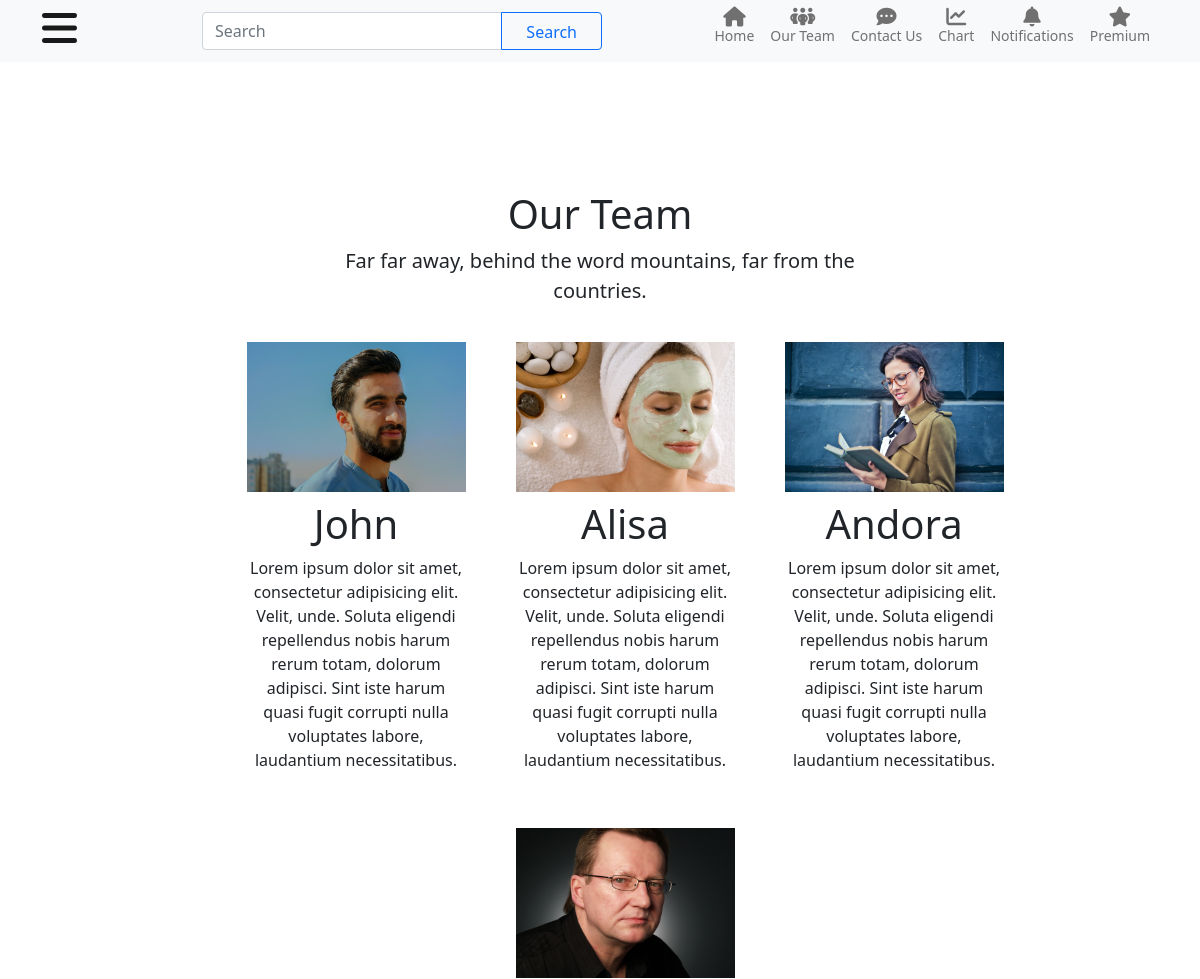
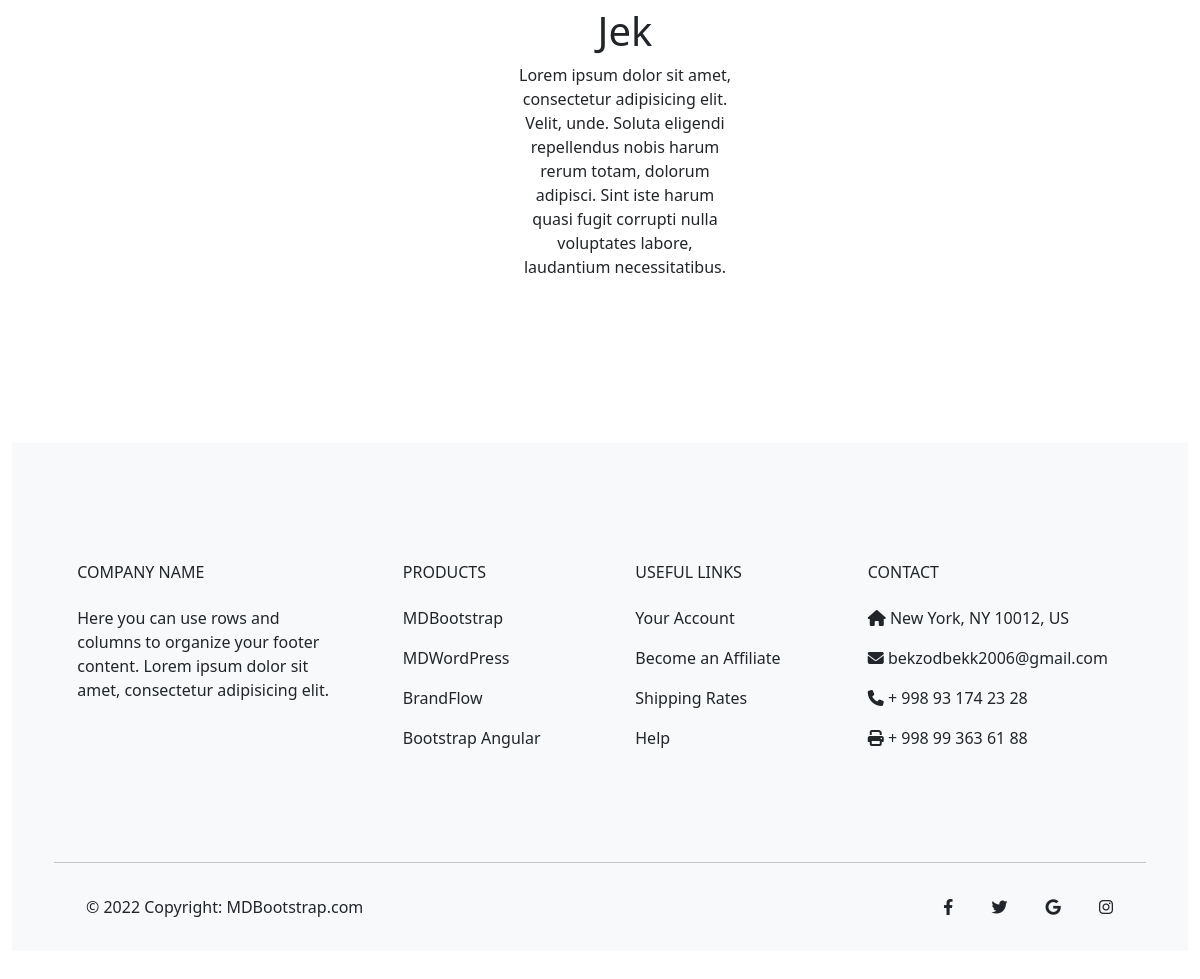
Page /team/ on the committed database (2 pictures, top to bottom).
### website/models.py (models this page shows, shortened)
class Team(models.Model):
    img = models.ImageField()
    Name = models.CharField(max_length=15)
    Aboute = models.TextField(max_length=700)

### website/views.py (the view)
# urls.py: path("team/", team, name="team"),
def team(request):
    fun = Team.objects.all()
    context = {
        "base":fun
    }
    return render(request, "team/team.html", context)

### templates/team/team.html (shortened to what this page needs)
{% extends 'home.html' %}
{% block content %}
{% load static %}
<section  class="fdb-block team-1 mt-5 mb-5">
  <div class="container w-75  ">
    <div class="row text-center justify-content-center">
      <div class="col-8">
        <h1>Our Team</h1>
        <p class="lead">Far far away, behind the word mountains, far from the countries.</p>
      </div>
    </div>
    <div class="d-flex flex-wrap" id="center">
    {% for y in base %}
      <div class=" text-center w-25 " id="team">
        <img src="{{ y.img.url }}" alt="error" width="100%" height="150">
        <h1 class="mt-2 mb-2">{{ y.Name }}</h1>
        <p>{{ y.Aboute }}</p>
      </div>
    {% endfor %}
  </div>
  </div>
</section>
{% endblock content %}

### templates/home.html (shortened to what this page needs)
{% load static %}
<!DOCTYPE html>
<html lang="en">
<head>
    <link rel="stylesheet" href="{% static 'css/home.css' %}">
    <link rel="stylesheet" href="{% static 'css/style.css' %}">
    <link href="https://cdn.jsdelivr.net/npm/bootstrap@5.0.2/dist/css/bootstrap.min.css" rel="stylesheet">
    <link rel="stylesheet" href="https://cdnjs.cloudflare.com/ajax/libs/font-awesome/6.1.1/css/all.min.css">
    <link href="https://cdn.jsdelivr.net/npm/bootstrap-icons@1.5.0/font/bootstrap-icons.css" rel="stylesheet" />
</head>
<body>
    {% include 'basic/navbar.html' %}
        {% block content %}{% endblock content %}
    {% include 'basic/footer.html' %}
</body>
</html>

### templates/basic/navbar.html (shortened to what this page needs)
<nav class="navbar navbar-expand-lg navbar-light bg-light container-fluid" id="nav">
  <div class="container">
    <a class="navbar-brand" id="menu-icon"><i class="fa-solid fa-bars fa-2x"></i></a>
    <form class="input-group" style="width: 400px" id="nav-form">
      <input type="search" class="form-control" placeholder="Search" aria-label="Search" />
      <button class="btn btn-outline-primary" type="button" data-mdb-ripple-color="dark"
        style="padding: 0.45rem 1.5rem 0.35rem">
        Search
      </button>
    </form>
    <div class="collapse navbar-collapse" id="navbarSupportedContent">
      <ul class="navbar-nav ms-auto mb-2 mb-lg-0">
        <li class="nav-item">
          <a class="nav-link d-flex flex-column text-center" aria-current="page" href="{% url 'app:home' %}"><i
              class="fas fa-home fa-lg mb-2"></i><span class="small">Home</span></a>
        </li>
        <li class="nav-item">
          <a class="nav-link d-flex flex-column text-center" aria-current="page" href="{% url 'app:team' %}"><i
              class="fa-solid fa-people-group fa-lg mb-2"></i><span class="small">Our Team</span></a>
        </li>
        <li class="nav-item">
          <a class="nav-link d-flex flex-column text-center" aria-current="page" href="{% url 'app:contact' %}"><i
              class="fas fa-comment-dots fa-lg mb-2"></i><span class="small">Contact Us</span></a>
        </li>
        <li class="nav-item">
          <a class="nav-link d-flex flex-column text-center" aria-current="page" href="{% url 'app:chart' %}"><i
              class="fa-solid fa-chart-line fa-lg mb-2"></i><span class="small">Chart</span></a>
        </li>
        <li class="nav-item">
          <a class="nav-link d-flex flex-column text-center" aria-current="page" href="{% url 'app:notifactions' %}"><i
              class="fas fa-bell fa-lg mb-2"></i><span class="small">Notifications</span></a>
        </li>
        <li class="nav-item">
          <a class="nav-link d-flex flex-column text-center" aria-current="page" href="{% url 'app:premium' %}"><i
              class="fa-solid fa-star fa-lg mb-2"></i><span class="small">Premium</span></a>
        </li>
      </ul>
    </div>
  </div>
</nav>

### templates/basic/footer.html (shortened to what this page needs)
<div class="container-fluid my-5">
  <footer class="text-center text-lg-start text-dark bg-light">
    <div class="container p-4 pb-0">
      <section class="">
        <div class="row">
          <div class="col-md-3 col-lg-3 col-xl-3 mx-auto mt-3">
            <h6 class="text-uppercase mb-4 font-weight-bold">
              Company name
            </h6>
            <p>
              Here you can use rows and columns to organize your footer
              content. Lorem ipsum dolor sit amet, consectetur adipisicing
              elit.
            </p>
          </div>
          <div class="col-md-2 col-lg-2 col-xl-2 mx-auto mt-3 ">
            <h6 class="text-uppercase mb-4 font-weight-bold">Products</h6>
            <p>
              <a href="#" class="text-dark">MDBootstrap</a>
            </p>
            <p>
              <a href="#" class="text-dark">MDWordPress</a>
            </p>
            <p>
              <a href="#" class="text-dark">BrandFlow</a>
            </p>
            <p>
              <a href="#" class="text-dark">Bootstrap Angular</a>
            </p>
          </div>
          <div class="col-md-3 col-lg-2 col-xl-2 mx-auto mt-3">
            <h6 class="text-uppercase mb-4 font-weight-bold">
              Useful links
            </h6>
            <p>
              <a href="#" class="text-dark">Your Account</a>
            </p>
            <p>
              <a href="#" class="text-dark">Become an Affiliate</a>
            </p>
            <p>
              <a href="#" class="text-dark">Shipping Rates</a>
            </p>
            <p>
              <a href="#" class="text-dark">Help</a>
            </p>
          </div>
          <div class="col-md-4 col-lg-3 col-xl-3 mx-auto mt-3">
            <h6 class="text-uppercase mb-4 font-weight-bold">Contact</h6>
            <p><i class="fas fa-home mr-3"></i> New York, NY 10012, US</p>
            <p><i class="fas fa-envelope mr-3"></i> bekzodbekk2006@gmail.com</p>
            <p><i class="fas fa-phone mr-3"></i> + 998 93 174 23 28</p>
            <p><i class="fas fa-print mr-3"></i> + 998 99 363 61 88</p>
          </div>
        </div>
      </section>
      <hr class="my-3">
      <section class="p-3 pt-0">
        <div class="row d-flex align-items-center">
          <div class="col-md-7 col-lg-8 text-center text-md-start">
            <div class="p-3">
              © 2022 Copyright:
              <a class="text-dark" href="https://mdbootstrap.com/">MDBootstrap.com</a>
            </div>
          </div>
          <div class="col-md-5 col-lg-4 ml-lg-0 text-center text-md-end">
            <a href="https://fb.com" class="btn btn-outline btn-floating m-1" class="text-dark" role="button"><i
                class="fab fa-facebook-f"></i></a>
            <a href="https://twitter.com/webdev06" class="btn btn-outline btn-floating m-1" class="text-dark"
              role="button"><i class="fab fa-twitter"></i></a>
            <a href="https://ru.wikipedia.org/wiki/Google_(%D0%BA%D0%BE%D0%BC%D0%BF%D0%B0%D0%BD%D0%B8%D1%8F)"
              class="btn btn-outline btn-floating m-1" class="text-dark" role="button"><i class="fab fa-google"></i></a>
            <a href="https://instagram.com/webdev06" class="btn btn-outline btn-floating m-1" class="text-dark"
              role="button"><i class="fab fa-instagram"></i></a>
          </div>
        </div>
      </section>
    </div>
  </footer>
</div>

### static/css/style.css (style rules this page uses)
* { margin: 0; padding: 0; box-sizing: border-box; }
body { font-family: sans-serif; }
.navbar-brand { font-size: unset; height: 3.5rem; }
#center { justify-content: center; }
#team { margin-top: 20px; margin-bottom: 20px; margin-left: 50px; }
#nav { position: relative; }
#nav-form { position: relative; left: 160px; }
#menu-icon { position: absolute; }

### rows in the picture
Team: img (picture), Name "John", Aboute "Lorem ipsum dolor sit amet, consectetur adipisicing elit. Velit, unde. Soluta eligendi repellendus nobis harum rerum totam, dolorum adipisci. Sint iste harum quasi fugit corrupti nulla voluptates labore, laudantium necessitatibus."
Team: img (picture), Name "Alisa", Aboute "Lorem ipsum dolor sit amet, consectetur adipisicing elit. Velit, unde. Soluta eligendi repellendus nobis harum rerum totam, dolorum adipisci. Sint iste harum quasi fugit corrupti nulla voluptates labore, laudantium necessitatibus."
Team: img (picture), Name "Andora", Aboute "Lorem ipsum dolor sit amet, consectetur adipisicing elit. Velit, unde. Soluta eligendi repellendus nobis harum rerum totam, dolorum adipisci. Sint iste harum quasi fugit corrupti nulla voluptates labore, laudantium necessitatibus."
Team: img (picture), Name "Jek", Aboute "Lorem ipsum dolor sit amet, consectetur adipisicing elit. Velit, unde. Soluta eligendi repellendus nobis harum rerum totam, dolorum adipisci. Sint iste harum quasi fugit corrupti nulla voluptates labore, laudantium necessitatibus."
